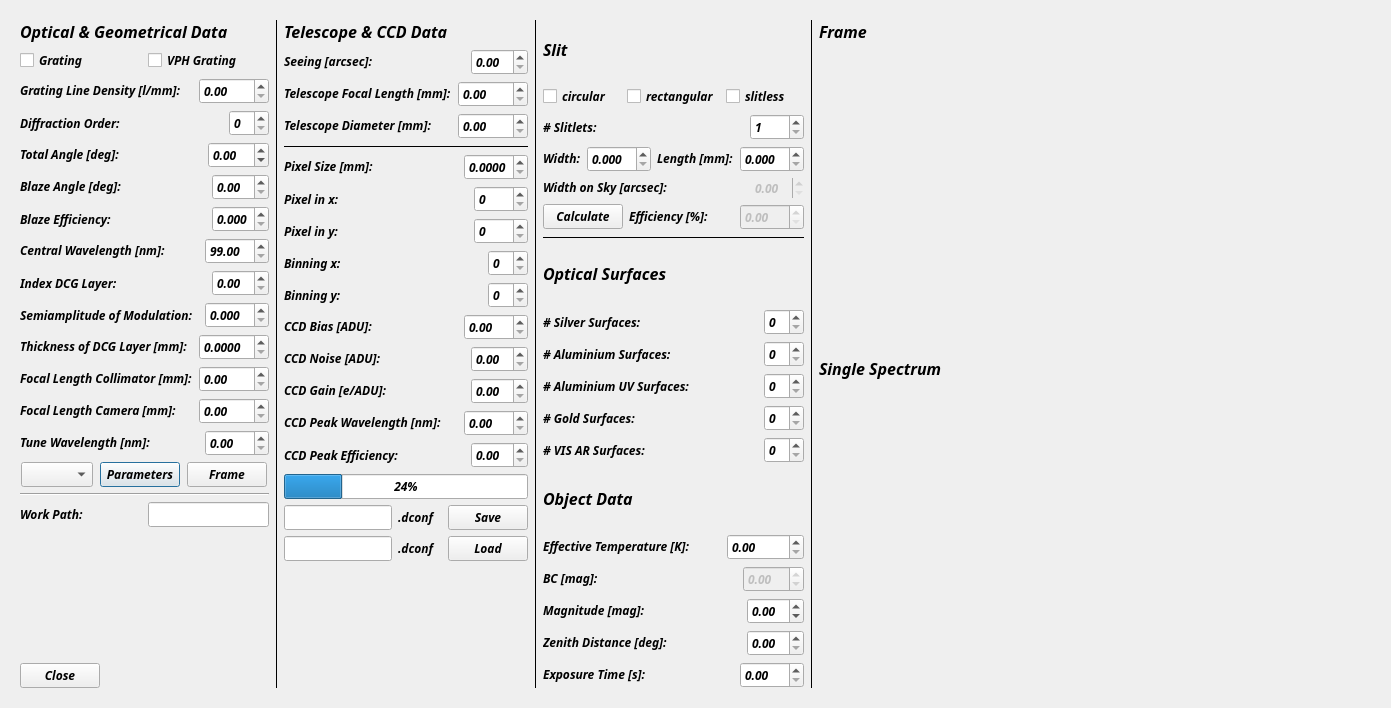
<?xml version="1.0" encoding="UTF-8"?>
<ui version="4.0">
 <class>threed</class>
 <widget class="QDialog" name="threed">
  <property name="geometry">
   <rect>
    <x>0</x>
    <y>0</y>
    <width>1391</width>
    <height>708</height>
   </rect>
  </property>
  <property name="sizePolicy">
   <sizepolicy hsizetype="MinimumExpanding" vsizetype="MinimumExpanding">
    <horstretch>0</horstretch>
    <verstretch>0</verstretch>
   </sizepolicy>
  </property>
  <property name="font">
   <font>
    <family>Ubuntu Mono</family>
    <weight>75</weight>
    <italic>true</italic>
    <bold>true</bold>
   </font>
  </property>
  <property name="mouseTracking">
   <bool>false</bool>
  </property>
  <property name="focusPolicy">
   <enum>Qt::NoFocus</enum>
  </property>
  <property name="windowTitle">
   <string>Dialog</string>
  </property>
  <property name="autoFillBackground">
   <bool>false</bool>
  </property>
  <property name="styleSheet">
   <string notr="true"/>
  </property>
  <property name="sizeGripEnabled">
   <bool>false</bool>
  </property>
  <layout class="QGridLayout" name="gridLayout">
   <item row="0" column="0">
    <widget class="QScrollArea" name="scrollArea">
     <property name="frameShape">
      <enum>QFrame::NoFrame</enum>
     </property>
     <property name="widgetResizable">
      <bool>true</bool>
     </property>
     <widget class="QWidget" name="scrollAreaWidgetContents">
      <property name="geometry">
       <rect>
        <x>0</x>
        <y>0</y>
        <width>1705</width>
        <height>721</height>
       </rect>
      </property>
      <layout class="QHBoxLayout" name="horizontalLayout_43">
       <item>
        <layout class="QVBoxLayout" name="verticalLayout">
         <item>
          <widget class="QLabel" name="label">
           <property name="text">
            <string>&lt;html&gt;&lt;head/&gt;&lt;body&gt;&lt;p&gt;&lt;span style=&quot; font-size:12pt; font-weight:600;&quot;&gt;Optical &amp;amp; Geometrical Data&lt;/span&gt;&lt;/p&gt;&lt;/body&gt;&lt;/html&gt;</string>
           </property>
          </widget>
         </item>
         <item>
          <layout class="QHBoxLayout" name="horizontalLayout">
           <item>
            <widget class="QCheckBox" name="checkBox">
             <property name="text">
              <string>Grating</string>
             </property>
            </widget>
           </item>
           <item>
            <widget class="QCheckBox" name="checkBox_2">
             <property name="text">
              <string>VPH Grating</string>
             </property>
            </widget>
           </item>
          </layout>
         </item>
         <item>
          <layout class="QHBoxLayout" name="horizontalLayout_2">
           <item>
            <widget class="QLabel" name="label_2">
             <property name="text">
              <string>&lt;html&gt;&lt;head/&gt;&lt;body&gt;&lt;p&gt;Grating Line Density [l/mm]:&lt;/p&gt;&lt;/body&gt;&lt;/html&gt;</string>
             </property>
            </widget>
           </item>
           <item>
            <widget class="QDoubleSpinBox" name="doubleSpinBox">
             <property name="sizePolicy">
              <sizepolicy hsizetype="Maximum" vsizetype="Fixed">
               <horstretch>0</horstretch>
               <verstretch>0</verstretch>
              </sizepolicy>
             </property>
             <property name="maximum">
              <double>9999.989999999999782</double>
             </property>
            </widget>
           </item>
          </layout>
         </item>
         <item>
          <layout class="QHBoxLayout" name="horizontalLayout_3">
           <item>
            <widget class="QLabel" name="label_3">
             <property name="text">
              <string>Diffraction Order:</string>
             </property>
            </widget>
           </item>
           <item>
            <widget class="QSpinBox" name="spinBox">
             <property name="sizePolicy">
              <sizepolicy hsizetype="Maximum" vsizetype="Fixed">
               <horstretch>0</horstretch>
               <verstretch>0</verstretch>
              </sizepolicy>
             </property>
            </widget>
           </item>
          </layout>
         </item>
         <item>
          <layout class="QHBoxLayout" name="horizontalLayout_7">
           <item>
            <widget class="QLabel" name="label_7">
             <property name="text">
              <string>&lt;html&gt;&lt;head/&gt;&lt;body&gt;&lt;p&gt;Total Angle [deg]:&lt;/p&gt;&lt;/body&gt;&lt;/html&gt;</string>
             </property>
            </widget>
           </item>
           <item>
            <widget class="QDoubleSpinBox" name="doubleSpinBox_5">
             <property name="sizePolicy">
              <sizepolicy hsizetype="Maximum" vsizetype="Fixed">
               <horstretch>0</horstretch>
               <verstretch>0</verstretch>
              </sizepolicy>
             </property>
             <property name="minimum">
              <double>-90.000000000000000</double>
             </property>
             <property name="maximum">
              <double>90.000000000000000</double>
             </property>
            </widget>
           </item>
          </layout>
         </item>
         <item>
          <layout class="QHBoxLayout" name="horizontalLayout_4">
           <item>
            <widget class="QLabel" name="label_4">
             <property name="text">
              <string>&lt;html&gt;&lt;head/&gt;&lt;body&gt;&lt;p&gt;Blaze Angle [deg]:&lt;/p&gt;&lt;/body&gt;&lt;/html&gt;</string>
             </property>
            </widget>
           </item>
           <item>
            <widget class="QDoubleSpinBox" name="doubleSpinBox_2">
             <property name="sizePolicy">
              <sizepolicy hsizetype="Maximum" vsizetype="Fixed">
               <horstretch>0</horstretch>
               <verstretch>0</verstretch>
              </sizepolicy>
             </property>
            </widget>
           </item>
          </layout>
         </item>
         <item>
          <layout class="QHBoxLayout" name="horizontalLayout_5">
           <item>
            <widget class="QLabel" name="label_5">
             <property name="text">
              <string>Blaze Efficiency:</string>
             </property>
            </widget>
           </item>
           <item>
            <widget class="QDoubleSpinBox" name="doubleSpinBox_3">
             <property name="sizePolicy">
              <sizepolicy hsizetype="Maximum" vsizetype="Fixed">
               <horstretch>0</horstretch>
               <verstretch>0</verstretch>
              </sizepolicy>
             </property>
             <property name="decimals">
              <number>3</number>
             </property>
             <property name="maximum">
              <double>1.000000000000000</double>
             </property>
            </widget>
           </item>
          </layout>
         </item>
         <item>
          <layout class="QHBoxLayout" name="horizontalLayout_6">
           <item>
            <widget class="QLabel" name="label_6">
             <property name="text">
              <string>&lt;html&gt;&lt;head/&gt;&lt;body&gt;&lt;p&gt;Central Wavelength [nm]:&lt;/p&gt;&lt;/body&gt;&lt;/html&gt;</string>
             </property>
            </widget>
           </item>
           <item>
            <widget class="QDoubleSpinBox" name="doubleSpinBox_4">
             <property name="sizePolicy">
              <sizepolicy hsizetype="Maximum" vsizetype="Fixed">
               <horstretch>0</horstretch>
               <verstretch>0</verstretch>
              </sizepolicy>
             </property>
             <property name="minimum">
              <double>99.000000000000000</double>
             </property>
             <property name="maximum">
              <double>999.990000000000009</double>
             </property>
            </widget>
           </item>
          </layout>
         </item>
         <item>
          <layout class="QHBoxLayout" name="horizontalLayout_8">
           <item>
            <widget class="QLabel" name="label_8">
             <property name="text">
              <string>Index DCG Layer:</string>
             </property>
            </widget>
           </item>
           <item>
            <widget class="QDoubleSpinBox" name="doubleSpinBox_6">
             <property name="sizePolicy">
              <sizepolicy hsizetype="Maximum" vsizetype="Fixed">
               <horstretch>0</horstretch>
               <verstretch>0</verstretch>
              </sizepolicy>
             </property>
            </widget>
           </item>
          </layout>
         </item>
         <item>
          <layout class="QHBoxLayout" name="horizontalLayout_9">
           <item>
            <widget class="QLabel" name="label_9">
             <property name="text">
              <string>Semiamplitude of Modulation:</string>
             </property>
            </widget>
           </item>
           <item>
            <widget class="QDoubleSpinBox" name="doubleSpinBox_7">
             <property name="sizePolicy">
              <sizepolicy hsizetype="Maximum" vsizetype="Fixed">
               <horstretch>0</horstretch>
               <verstretch>0</verstretch>
              </sizepolicy>
             </property>
             <property name="decimals">
              <number>3</number>
             </property>
            </widget>
           </item>
          </layout>
         </item>
         <item>
          <layout class="QHBoxLayout" name="horizontalLayout_10">
           <item>
            <widget class="QLabel" name="label_10">
             <property name="text">
              <string>&lt;html&gt;&lt;head/&gt;&lt;body&gt;&lt;p&gt;Thickness of DCG Layer [mm]:&lt;/p&gt;&lt;/body&gt;&lt;/html&gt;</string>
             </property>
            </widget>
           </item>
           <item>
            <widget class="QDoubleSpinBox" name="doubleSpinBox_8">
             <property name="sizePolicy">
              <sizepolicy hsizetype="Maximum" vsizetype="Fixed">
               <horstretch>0</horstretch>
               <verstretch>0</verstretch>
              </sizepolicy>
             </property>
             <property name="decimals">
              <number>4</number>
             </property>
            </widget>
           </item>
          </layout>
         </item>
         <item>
          <layout class="QHBoxLayout" name="horizontalLayout_11">
           <item>
            <widget class="QLabel" name="label_11">
             <property name="text">
              <string>&lt;html&gt;&lt;head/&gt;&lt;body&gt;&lt;p&gt;Focal Length Collimator [mm]:&lt;/p&gt;&lt;/body&gt;&lt;/html&gt;</string>
             </property>
            </widget>
           </item>
           <item>
            <widget class="QDoubleSpinBox" name="doubleSpinBox_9">
             <property name="sizePolicy">
              <sizepolicy hsizetype="Maximum" vsizetype="Fixed">
               <horstretch>0</horstretch>
               <verstretch>0</verstretch>
              </sizepolicy>
             </property>
             <property name="maximum">
              <double>9999.989999999999782</double>
             </property>
            </widget>
           </item>
          </layout>
         </item>
         <item>
          <layout class="QHBoxLayout" name="horizontalLayout_12">
           <item>
            <widget class="QLabel" name="label_12">
             <property name="text">
              <string>&lt;html&gt;&lt;head/&gt;&lt;body&gt;&lt;p&gt;Focal Length Camera [mm]:&lt;/p&gt;&lt;/body&gt;&lt;/html&gt;</string>
             </property>
            </widget>
           </item>
           <item>
            <widget class="QDoubleSpinBox" name="doubleSpinBox_10">
             <property name="sizePolicy">
              <sizepolicy hsizetype="Maximum" vsizetype="Fixed">
               <horstretch>0</horstretch>
               <verstretch>0</verstretch>
              </sizepolicy>
             </property>
             <property name="maximum">
              <double>9999.989999999999782</double>
             </property>
            </widget>
           </item>
          </layout>
         </item>
         <item>
          <layout class="QHBoxLayout" name="horizontalLayout_41">
           <item>
            <widget class="QLabel" name="label_45">
             <property name="text">
              <string>&lt;html&gt;&lt;head/&gt;&lt;body&gt;&lt;p&gt;Tune Wavelength [nm]:&lt;/p&gt;&lt;/body&gt;&lt;/html&gt;</string>
             </property>
            </widget>
           </item>
           <item>
            <widget class="QDoubleSpinBox" name="doubleSpinBox_29">
             <property name="sizePolicy">
              <sizepolicy hsizetype="Maximum" vsizetype="Fixed">
               <horstretch>0</horstretch>
               <verstretch>0</verstretch>
              </sizepolicy>
             </property>
             <property name="maximum">
              <double>999.990000000000009</double>
             </property>
            </widget>
           </item>
          </layout>
         </item>
         <item>
          <layout class="QHBoxLayout" name="horizontalLayout_42">
           <item>
            <widget class="QComboBox" name="comboBox">
             <property name="sizePolicy">
              <sizepolicy hsizetype="Maximum" vsizetype="Fixed">
               <horstretch>0</horstretch>
               <verstretch>0</verstretch>
              </sizepolicy>
             </property>
            </widget>
           </item>
           <item>
            <widget class="QPushButton" name="pushButton_3">
             <property name="sizePolicy">
              <sizepolicy hsizetype="Maximum" vsizetype="Fixed">
               <horstretch>0</horstretch>
               <verstretch>0</verstretch>
              </sizepolicy>
             </property>
             <property name="text">
              <string>Parameters</string>
             </property>
            </widget>
           </item>
           <item>
            <widget class="QPushButton" name="pushButton_4">
             <property name="sizePolicy">
              <sizepolicy hsizetype="Maximum" vsizetype="Fixed">
               <horstretch>0</horstretch>
               <verstretch>0</verstretch>
              </sizepolicy>
             </property>
             <property name="text">
              <string>Frame</string>
             </property>
            </widget>
           </item>
          </layout>
         </item>
         <item>
          <widget class="Line" name="line_6">
           <property name="orientation">
            <enum>Qt::Horizontal</enum>
           </property>
          </widget>
         </item>
         <item>
          <layout class="QHBoxLayout" name="horizontalLayout_46">
           <item>
            <widget class="QLabel" name="label_50">
             <property name="text">
              <string>Work Path:</string>
             </property>
            </widget>
           </item>
           <item>
            <widget class="QLineEdit" name="lineEdit_3">
             <property name="sizePolicy">
              <sizepolicy hsizetype="Preferred" vsizetype="Fixed">
               <horstretch>0</horstretch>
               <verstretch>0</verstretch>
              </sizepolicy>
             </property>
            </widget>
           </item>
          </layout>
         </item>
         <item>
          <spacer name="verticalSpacer_2">
           <property name="orientation">
            <enum>Qt::Vertical</enum>
           </property>
           <property name="sizeHint" stdset="0">
            <size>
             <width>20</width>
             <height>40</height>
            </size>
           </property>
          </spacer>
         </item>
         <item>
          <widget class="QPushButton" name="pushButton">
           <property name="sizePolicy">
            <sizepolicy hsizetype="Maximum" vsizetype="Fixed">
             <horstretch>0</horstretch>
             <verstretch>0</verstretch>
            </sizepolicy>
           </property>
           <property name="text">
            <string>Close</string>
           </property>
          </widget>
         </item>
        </layout>
       </item>
       <item>
        <widget class="Line" name="line">
         <property name="frameShadow">
          <enum>QFrame::Plain</enum>
         </property>
         <property name="orientation">
          <enum>Qt::Vertical</enum>
         </property>
        </widget>
       </item>
       <item>
        <layout class="QVBoxLayout" name="verticalLayout_2">
         <item>
          <widget class="QLabel" name="label_13">
           <property name="text">
            <string>&lt;html&gt;&lt;head/&gt;&lt;body&gt;&lt;p&gt;&lt;span style=&quot; font-size:12pt; font-weight:600;&quot;&gt;Telescope &amp;amp; CCD Data&lt;/span&gt;&lt;/p&gt;&lt;/body&gt;&lt;/html&gt;</string>
           </property>
          </widget>
         </item>
         <item>
          <layout class="QHBoxLayout" name="horizontalLayout_13">
           <item>
            <widget class="QLabel" name="label_14">
             <property name="text">
              <string>&lt;html&gt;&lt;head/&gt;&lt;body&gt;&lt;p&gt;Seeing [arcsec]:&lt;/p&gt;&lt;/body&gt;&lt;/html&gt;</string>
             </property>
            </widget>
           </item>
           <item>
            <widget class="QDoubleSpinBox" name="doubleSpinBox_11">
             <property name="sizePolicy">
              <sizepolicy hsizetype="Maximum" vsizetype="Fixed">
               <horstretch>0</horstretch>
               <verstretch>0</verstretch>
              </sizepolicy>
             </property>
            </widget>
           </item>
          </layout>
         </item>
         <item>
          <layout class="QHBoxLayout" name="horizontalLayout_14">
           <item>
            <widget class="QLabel" name="label_15">
             <property name="text">
              <string>&lt;html&gt;&lt;head/&gt;&lt;body&gt;&lt;p&gt;Telescope Focal Length [mm]:&lt;/p&gt;&lt;/body&gt;&lt;/html&gt;</string>
             </property>
            </widget>
           </item>
           <item>
            <widget class="QDoubleSpinBox" name="doubleSpinBox_12">
             <property name="sizePolicy">
              <sizepolicy hsizetype="Maximum" vsizetype="Fixed">
               <horstretch>0</horstretch>
               <verstretch>0</verstretch>
              </sizepolicy>
             </property>
             <property name="maximum">
              <double>9999.989999999999782</double>
             </property>
            </widget>
           </item>
          </layout>
         </item>
         <item>
          <layout class="QHBoxLayout" name="horizontalLayout_15">
           <item>
            <widget class="QLabel" name="label_16">
             <property name="text">
              <string>&lt;html&gt;&lt;head/&gt;&lt;body&gt;&lt;p&gt;Telescope Diameter [mm]:&lt;/p&gt;&lt;/body&gt;&lt;/html&gt;</string>
             </property>
            </widget>
           </item>
           <item>
            <widget class="QDoubleSpinBox" name="doubleSpinBox_13">
             <property name="sizePolicy">
              <sizepolicy hsizetype="Maximum" vsizetype="Fixed">
               <horstretch>0</horstretch>
               <verstretch>0</verstretch>
              </sizepolicy>
             </property>
             <property name="maximum">
              <double>9009.989999999999782</double>
             </property>
            </widget>
           </item>
          </layout>
         </item>
         <item>
          <widget class="Line" name="line_2">
           <property name="frameShadow">
            <enum>QFrame::Plain</enum>
           </property>
           <property name="orientation">
            <enum>Qt::Horizontal</enum>
           </property>
          </widget>
         </item>
         <item>
          <layout class="QHBoxLayout" name="horizontalLayout_16">
           <item>
            <widget class="QLabel" name="label_17">
             <property name="text">
              <string>&lt;html&gt;&lt;head/&gt;&lt;body&gt;&lt;p&gt;Pixel Size [mm]:&lt;/p&gt;&lt;/body&gt;&lt;/html&gt;</string>
             </property>
            </widget>
           </item>
           <item>
            <widget class="QDoubleSpinBox" name="doubleSpinBox_14">
             <property name="sizePolicy">
              <sizepolicy hsizetype="Maximum" vsizetype="Fixed">
               <horstretch>0</horstretch>
               <verstretch>0</verstretch>
              </sizepolicy>
             </property>
             <property name="decimals">
              <number>4</number>
             </property>
             <property name="maximum">
              <double>9.990000000000000</double>
             </property>
            </widget>
           </item>
          </layout>
         </item>
         <item>
          <layout class="QHBoxLayout" name="horizontalLayout_17">
           <item>
            <widget class="QLabel" name="label_18">
             <property name="text">
              <string>Pixel in x:</string>
             </property>
            </widget>
           </item>
           <item>
            <widget class="QSpinBox" name="spinBox_2">
             <property name="sizePolicy">
              <sizepolicy hsizetype="Maximum" vsizetype="Fixed">
               <horstretch>0</horstretch>
               <verstretch>0</verstretch>
              </sizepolicy>
             </property>
             <property name="maximum">
              <number>9999</number>
             </property>
            </widget>
           </item>
          </layout>
         </item>
         <item>
          <layout class="QHBoxLayout" name="horizontalLayout_18">
           <item>
            <widget class="QLabel" name="label_19">
             <property name="text">
              <string>Pixel in y:</string>
             </property>
            </widget>
           </item>
           <item>
            <widget class="QSpinBox" name="spinBox_3">
             <property name="sizePolicy">
              <sizepolicy hsizetype="Maximum" vsizetype="Fixed">
               <horstretch>0</horstretch>
               <verstretch>0</verstretch>
              </sizepolicy>
             </property>
             <property name="maximum">
              <number>9999</number>
             </property>
            </widget>
           </item>
          </layout>
         </item>
         <item>
          <layout class="QHBoxLayout" name="horizontalLayout_19">
           <item>
            <widget class="QLabel" name="label_20">
             <property name="text">
              <string>Binning x:</string>
             </property>
            </widget>
           </item>
           <item>
            <widget class="QSpinBox" name="spinBox_4">
             <property name="sizePolicy">
              <sizepolicy hsizetype="Maximum" vsizetype="Fixed">
               <horstretch>0</horstretch>
               <verstretch>0</verstretch>
              </sizepolicy>
             </property>
            </widget>
           </item>
          </layout>
         </item>
         <item>
          <layout class="QHBoxLayout" name="horizontalLayout_20">
           <item>
            <widget class="QLabel" name="label_21">
             <property name="text">
              <string>Binning y:</string>
             </property>
            </widget>
           </item>
           <item>
            <widget class="QSpinBox" name="spinBox_5">
             <property name="sizePolicy">
              <sizepolicy hsizetype="Maximum" vsizetype="Fixed">
               <horstretch>0</horstretch>
               <verstretch>0</verstretch>
              </sizepolicy>
             </property>
            </widget>
           </item>
          </layout>
         </item>
         <item>
          <layout class="QHBoxLayout" name="horizontalLayout_21">
           <item>
            <widget class="QLabel" name="label_22">
             <property name="text">
              <string>&lt;html&gt;&lt;head/&gt;&lt;body&gt;&lt;p&gt;CCD Bias [ADU]:&lt;/p&gt;&lt;/body&gt;&lt;/html&gt;</string>
             </property>
            </widget>
           </item>
           <item>
            <widget class="QDoubleSpinBox" name="doubleSpinBox_15">
             <property name="sizePolicy">
              <sizepolicy hsizetype="Maximum" vsizetype="Fixed">
               <horstretch>0</horstretch>
               <verstretch>0</verstretch>
              </sizepolicy>
             </property>
             <property name="maximum">
              <double>999.990000000000009</double>
             </property>
            </widget>
           </item>
          </layout>
         </item>
         <item>
          <layout class="QHBoxLayout" name="horizontalLayout_22">
           <item>
            <widget class="QLabel" name="label_23">
             <property name="text">
              <string>&lt;html&gt;&lt;head/&gt;&lt;body&gt;&lt;p&gt;CCD Noise [ADU]:&lt;/p&gt;&lt;/body&gt;&lt;/html&gt;</string>
             </property>
            </widget>
           </item>
           <item>
            <widget class="QDoubleSpinBox" name="doubleSpinBox_16">
             <property name="sizePolicy">
              <sizepolicy hsizetype="Maximum" vsizetype="Fixed">
               <horstretch>0</horstretch>
               <verstretch>0</verstretch>
              </sizepolicy>
             </property>
            </widget>
           </item>
          </layout>
         </item>
         <item>
          <layout class="QHBoxLayout" name="horizontalLayout_23">
           <item>
            <widget class="QLabel" name="label_24">
             <property name="text">
              <string>&lt;html&gt;&lt;head/&gt;&lt;body&gt;&lt;p&gt;CCD Gain [e/ADU]:&lt;/p&gt;&lt;/body&gt;&lt;/html&gt;</string>
             </property>
            </widget>
           </item>
           <item>
            <widget class="QDoubleSpinBox" name="doubleSpinBox_17">
             <property name="sizePolicy">
              <sizepolicy hsizetype="Maximum" vsizetype="Fixed">
               <horstretch>0</horstretch>
               <verstretch>0</verstretch>
              </sizepolicy>
             </property>
            </widget>
           </item>
          </layout>
         </item>
         <item>
          <layout class="QHBoxLayout" name="horizontalLayout_24">
           <item>
            <widget class="QLabel" name="label_25">
             <property name="text">
              <string>&lt;html&gt;&lt;head/&gt;&lt;body&gt;&lt;p&gt;CCD Peak Wavelength [nm]:&lt;/p&gt;&lt;/body&gt;&lt;/html&gt;</string>
             </property>
            </widget>
           </item>
           <item>
            <widget class="QDoubleSpinBox" name="doubleSpinBox_18">
             <property name="sizePolicy">
              <sizepolicy hsizetype="Maximum" vsizetype="Fixed">
               <horstretch>0</horstretch>
               <verstretch>0</verstretch>
              </sizepolicy>
             </property>
             <property name="maximum">
              <double>999.990000000000009</double>
             </property>
            </widget>
           </item>
          </layout>
         </item>
         <item>
          <layout class="QHBoxLayout" name="horizontalLayout_25">
           <item>
            <widget class="QLabel" name="label_26">
             <property name="text">
              <string>CCD Peak Efficiency:</string>
             </property>
            </widget>
           </item>
           <item>
            <widget class="QDoubleSpinBox" name="doubleSpinBox_19">
             <property name="sizePolicy">
              <sizepolicy hsizetype="Maximum" vsizetype="Fixed">
               <horstretch>0</horstretch>
               <verstretch>0</verstretch>
              </sizepolicy>
             </property>
            </widget>
           </item>
          </layout>
         </item>
         <item>
          <widget class="QProgressBar" name="progressBar">
           <property name="sizePolicy">
            <sizepolicy hsizetype="Preferred" vsizetype="Fixed">
             <horstretch>0</horstretch>
             <verstretch>0</verstretch>
            </sizepolicy>
           </property>
           <property name="value">
            <number>24</number>
           </property>
          </widget>
         </item>
         <item>
          <layout class="QHBoxLayout" name="horizontalLayout_44">
           <item>
            <widget class="QLineEdit" name="lineEdit">
             <property name="sizePolicy">
              <sizepolicy hsizetype="Maximum" vsizetype="Fixed">
               <horstretch>0</horstretch>
               <verstretch>0</verstretch>
              </sizepolicy>
             </property>
            </widget>
           </item>
           <item>
            <widget class="QLabel" name="label_48">
             <property name="text">
              <string>.dconf</string>
             </property>
            </widget>
           </item>
           <item>
            <widget class="QPushButton" name="pushButton_5">
             <property name="sizePolicy">
              <sizepolicy hsizetype="Maximum" vsizetype="Fixed">
               <horstretch>0</horstretch>
               <verstretch>0</verstretch>
              </sizepolicy>
             </property>
             <property name="text">
              <string>Save</string>
             </property>
            </widget>
           </item>
          </layout>
         </item>
         <item>
          <layout class="QHBoxLayout" name="horizontalLayout_45">
           <item>
            <widget class="QLineEdit" name="lineEdit_2">
             <property name="sizePolicy">
              <sizepolicy hsizetype="Maximum" vsizetype="Fixed">
               <horstretch>0</horstretch>
               <verstretch>0</verstretch>
              </sizepolicy>
             </property>
            </widget>
           </item>
           <item>
            <widget class="QLabel" name="label_49">
             <property name="text">
              <string>.dconf</string>
             </property>
            </widget>
           </item>
           <item>
            <widget class="QPushButton" name="pushButton_6">
             <property name="sizePolicy">
              <sizepolicy hsizetype="Maximum" vsizetype="Fixed">
               <horstretch>0</horstretch>
               <verstretch>0</verstretch>
              </sizepolicy>
             </property>
             <property name="text">
              <string>Load</string>
             </property>
            </widget>
           </item>
          </layout>
         </item>
         <item>
          <spacer name="verticalSpacer">
           <property name="orientation">
            <enum>Qt::Vertical</enum>
           </property>
           <property name="sizeHint" stdset="0">
            <size>
             <width>20</width>
             <height>40</height>
            </size>
           </property>
          </spacer>
         </item>
        </layout>
       </item>
       <item>
        <widget class="Line" name="line_3">
         <property name="frameShadow">
          <enum>QFrame::Plain</enum>
         </property>
         <property name="orientation">
          <enum>Qt::Vertical</enum>
         </property>
        </widget>
       </item>
       <item>
        <layout class="QVBoxLayout" name="verticalLayout_3">
         <item>
          <widget class="QLabel" name="label_27">
           <property name="text">
            <string>&lt;html&gt;&lt;head/&gt;&lt;body&gt;&lt;p&gt;&lt;span style=&quot; font-size:12pt; font-weight:600;&quot;&gt;Slit&lt;/span&gt;&lt;/p&gt;&lt;/body&gt;&lt;/html&gt;</string>
           </property>
          </widget>
         </item>
         <item>
          <layout class="QHBoxLayout" name="horizontalLayout_26">
           <item>
            <widget class="QCheckBox" name="checkBox_3">
             <property name="text">
              <string>circular</string>
             </property>
            </widget>
           </item>
           <item>
            <widget class="QCheckBox" name="checkBox_4">
             <property name="text">
              <string>rectangular</string>
             </property>
            </widget>
           </item>
           <item>
            <widget class="QCheckBox" name="checkBox_5">
             <property name="text">
              <string>slitless</string>
             </property>
            </widget>
           </item>
          </layout>
         </item>
         <item>
          <layout class="QHBoxLayout" name="horizontalLayout_27">
           <item>
            <widget class="QLabel" name="label_28">
             <property name="text">
              <string># Slitlets:</string>
             </property>
            </widget>
           </item>
           <item>
            <widget class="QSpinBox" name="spinBox_6">
             <property name="sizePolicy">
              <sizepolicy hsizetype="Maximum" vsizetype="Fixed">
               <horstretch>0</horstretch>
               <verstretch>0</verstretch>
              </sizepolicy>
             </property>
             <property name="minimum">
              <number>1</number>
             </property>
             <property name="maximum">
              <number>9999</number>
             </property>
            </widget>
           </item>
          </layout>
         </item>
         <item>
          <layout class="QHBoxLayout" name="horizontalLayout_28">
           <item>
            <widget class="QLabel" name="label_29">
             <property name="text">
              <string>&lt;html&gt;&lt;head/&gt;&lt;body&gt;&lt;p&gt;Width:&lt;/p&gt;&lt;/body&gt;&lt;/html&gt;</string>
             </property>
            </widget>
           </item>
           <item>
            <widget class="QDoubleSpinBox" name="doubleSpinBox_20">
             <property name="sizePolicy">
              <sizepolicy hsizetype="Maximum" vsizetype="Fixed">
               <horstretch>0</horstretch>
               <verstretch>0</verstretch>
              </sizepolicy>
             </property>
             <property name="decimals">
              <number>3</number>
             </property>
            </widget>
           </item>
           <item>
            <widget class="QLabel" name="label_30">
             <property name="text">
              <string>&lt;html&gt;&lt;head/&gt;&lt;body&gt;&lt;p&gt;Length [mm]:&lt;/p&gt;&lt;/body&gt;&lt;/html&gt;</string>
             </property>
            </widget>
           </item>
           <item>
            <widget class="QDoubleSpinBox" name="doubleSpinBox_21">
             <property name="sizePolicy">
              <sizepolicy hsizetype="Maximum" vsizetype="Fixed">
               <horstretch>0</horstretch>
               <verstretch>0</verstretch>
              </sizepolicy>
             </property>
             <property name="decimals">
              <number>3</number>
             </property>
            </widget>
           </item>
          </layout>
         </item>
         <item>
          <layout class="QHBoxLayout" name="horizontalLayout_30">
           <item>
            <widget class="QLabel" name="label_32">
             <property name="text">
              <string>&lt;html&gt;&lt;head/&gt;&lt;body&gt;&lt;p&gt;Width on Sky [arcsec]:&lt;/p&gt;&lt;/body&gt;&lt;/html&gt;</string>
             </property>
            </widget>
           </item>
           <item>
            <widget class="QDoubleSpinBox" name="doubleSpinBox_23">
             <property name="enabled">
              <bool>false</bool>
             </property>
             <property name="sizePolicy">
              <sizepolicy hsizetype="Maximum" vsizetype="Fixed">
               <horstretch>0</horstretch>
               <verstretch>0</verstretch>
              </sizepolicy>
             </property>
             <property name="frame">
              <bool>false</bool>
             </property>
             <property name="keyboardTracking">
              <bool>true</bool>
             </property>
            </widget>
           </item>
          </layout>
         </item>
         <item>
          <layout class="QHBoxLayout" name="horizontalLayout_29">
           <item>
            <widget class="QPushButton" name="pushButton_2">
             <property name="sizePolicy">
              <sizepolicy hsizetype="Maximum" vsizetype="Fixed">
               <horstretch>0</horstretch>
               <verstretch>0</verstretch>
              </sizepolicy>
             </property>
             <property name="text">
              <string>Calculate</string>
             </property>
            </widget>
           </item>
           <item>
            <widget class="QLabel" name="label_31">
             <property name="text">
              <string>&lt;html&gt;&lt;head/&gt;&lt;body&gt;&lt;p&gt;Efficiency [%]:&lt;/p&gt;&lt;/body&gt;&lt;/html&gt;</string>
             </property>
            </widget>
           </item>
           <item>
            <widget class="QDoubleSpinBox" name="doubleSpinBox_22">
             <property name="enabled">
              <bool>false</bool>
             </property>
             <property name="sizePolicy">
              <sizepolicy hsizetype="Maximum" vsizetype="Fixed">
               <horstretch>0</horstretch>
               <verstretch>0</verstretch>
              </sizepolicy>
             </property>
             <property name="decimals">
              <number>2</number>
             </property>
             <property name="maximum">
              <double>100.000000000000000</double>
             </property>
            </widget>
           </item>
          </layout>
         </item>
         <item>
          <widget class="Line" name="line_4">
           <property name="frameShadow">
            <enum>QFrame::Plain</enum>
           </property>
           <property name="orientation">
            <enum>Qt::Horizontal</enum>
           </property>
          </widget>
         </item>
         <item>
          <widget class="QLabel" name="label_33">
           <property name="text">
            <string>&lt;html&gt;&lt;head/&gt;&lt;body&gt;&lt;p&gt;&lt;span style=&quot; font-size:12pt; font-weight:600;&quot;&gt;Optical Surfaces&lt;/span&gt;&lt;/p&gt;&lt;/body&gt;&lt;/html&gt;</string>
           </property>
          </widget>
         </item>
         <item>
          <layout class="QHBoxLayout" name="horizontalLayout_31">
           <item>
            <widget class="QLabel" name="label_34">
             <property name="text">
              <string># Silver Surfaces:</string>
             </property>
            </widget>
           </item>
           <item>
            <widget class="QSpinBox" name="spinBox_7">
             <property name="sizePolicy">
              <sizepolicy hsizetype="Maximum" vsizetype="Fixed">
               <horstretch>0</horstretch>
               <verstretch>0</verstretch>
              </sizepolicy>
             </property>
            </widget>
           </item>
          </layout>
         </item>
         <item>
          <layout class="QHBoxLayout" name="horizontalLayout_32">
           <item>
            <widget class="QLabel" name="label_35">
             <property name="text">
              <string># Aluminium Surfaces:</string>
             </property>
            </widget>
           </item>
           <item>
            <widget class="QSpinBox" name="spinBox_8">
             <property name="sizePolicy">
              <sizepolicy hsizetype="Maximum" vsizetype="Fixed">
               <horstretch>0</horstretch>
               <verstretch>0</verstretch>
              </sizepolicy>
             </property>
            </widget>
           </item>
          </layout>
         </item>
         <item>
          <layout class="QHBoxLayout" name="horizontalLayout_33">
           <item>
            <widget class="QLabel" name="label_36">
             <property name="text">
              <string># Aluminium UV Surfaces:</string>
             </property>
            </widget>
           </item>
           <item>
            <widget class="QSpinBox" name="spinBox_9">
             <property name="sizePolicy">
              <sizepolicy hsizetype="Maximum" vsizetype="Fixed">
               <horstretch>0</horstretch>
               <verstretch>0</verstretch>
              </sizepolicy>
             </property>
            </widget>
           </item>
          </layout>
         </item>
         <item>
          <layout class="QHBoxLayout" name="horizontalLayout_34">
           <item>
            <widget class="QLabel" name="label_37">
             <property name="text">
              <string># Gold Surfaces:</string>
             </property>
            </widget>
           </item>
           <item>
            <widget class="QSpinBox" name="spinBox_10">
             <property name="sizePolicy">
              <sizepolicy hsizetype="Maximum" vsizetype="Fixed">
               <horstretch>0</horstretch>
               <verstretch>0</verstretch>
              </sizepolicy>
             </property>
            </widget>
           </item>
          </layout>
         </item>
         <item>
          <layout class="QHBoxLayout" name="horizontalLayout_35">
           <item>
            <widget class="QLabel" name="label_38">
             <property name="text">
              <string># VIS AR Surfaces:</string>
             </property>
            </widget>
           </item>
           <item>
            <widget class="QSpinBox" name="spinBox_11">
             <property name="sizePolicy">
              <sizepolicy hsizetype="Maximum" vsizetype="Fixed">
               <horstretch>0</horstretch>
               <verstretch>0</verstretch>
              </sizepolicy>
             </property>
            </widget>
           </item>
          </layout>
         </item>
         <item>
          <widget class="QLabel" name="label_39">
           <property name="text">
            <string>&lt;html&gt;&lt;head/&gt;&lt;body&gt;&lt;p&gt;&lt;span style=&quot; font-size:12pt; font-weight:600;&quot;&gt;Object Data&lt;/span&gt;&lt;/p&gt;&lt;/body&gt;&lt;/html&gt;</string>
           </property>
          </widget>
         </item>
         <item>
          <layout class="QHBoxLayout" name="horizontalLayout_36">
           <item>
            <widget class="QLabel" name="label_40">
             <property name="text">
              <string>&lt;html&gt;&lt;head/&gt;&lt;body&gt;&lt;p&gt;Effective Temperature [K]:&lt;/p&gt;&lt;/body&gt;&lt;/html&gt;</string>
             </property>
            </widget>
           </item>
           <item>
            <widget class="QDoubleSpinBox" name="doubleSpinBox_24">
             <property name="sizePolicy">
              <sizepolicy hsizetype="Maximum" vsizetype="Fixed">
               <horstretch>0</horstretch>
               <verstretch>0</verstretch>
              </sizepolicy>
             </property>
             <property name="maximum">
              <double>99990.990000000005239</double>
             </property>
            </widget>
           </item>
          </layout>
         </item>
         <item>
          <layout class="QHBoxLayout" name="horizontalLayout_37">
           <item>
            <widget class="QLabel" name="label_41">
             <property name="text">
              <string>&lt;html&gt;&lt;head/&gt;&lt;body&gt;&lt;p&gt;BC [mag]:&lt;/p&gt;&lt;/body&gt;&lt;/html&gt;</string>
             </property>
            </widget>
           </item>
           <item>
            <widget class="QDoubleSpinBox" name="doubleSpinBox_25">
             <property name="enabled">
              <bool>false</bool>
             </property>
             <property name="sizePolicy">
              <sizepolicy hsizetype="Maximum" vsizetype="Fixed">
               <horstretch>0</horstretch>
               <verstretch>0</verstretch>
              </sizepolicy>
             </property>
             <property name="minimum">
              <double>-99.000000000000000</double>
             </property>
            </widget>
           </item>
          </layout>
         </item>
         <item>
          <layout class="QHBoxLayout" name="horizontalLayout_38">
           <item>
            <widget class="QLabel" name="label_42">
             <property name="text">
              <string>&lt;html&gt;&lt;head/&gt;&lt;body&gt;&lt;p&gt;Magnitude [mag]:&lt;/p&gt;&lt;/body&gt;&lt;/html&gt;</string>
             </property>
            </widget>
           </item>
           <item>
            <widget class="QDoubleSpinBox" name="doubleSpinBox_26">
             <property name="sizePolicy">
              <sizepolicy hsizetype="Maximum" vsizetype="Fixed">
               <horstretch>0</horstretch>
               <verstretch>0</verstretch>
              </sizepolicy>
             </property>
             <property name="minimum">
              <double>-2.000000000000000</double>
             </property>
            </widget>
           </item>
          </layout>
         </item>
         <item>
          <layout class="QHBoxLayout" name="horizontalLayout_39">
           <item>
            <widget class="QLabel" name="label_43">
             <property name="text">
              <string>&lt;html&gt;&lt;head/&gt;&lt;body&gt;&lt;p&gt;Zenith Distance [deg]:&lt;/p&gt;&lt;/body&gt;&lt;/html&gt;</string>
             </property>
            </widget>
           </item>
           <item>
            <widget class="QDoubleSpinBox" name="doubleSpinBox_27">
             <property name="sizePolicy">
              <sizepolicy hsizetype="Maximum" vsizetype="Fixed">
               <horstretch>0</horstretch>
               <verstretch>0</verstretch>
              </sizepolicy>
             </property>
             <property name="maximum">
              <double>90.000000000000000</double>
             </property>
            </widget>
           </item>
          </layout>
         </item>
         <item>
          <layout class="QHBoxLayout" name="horizontalLayout_40">
           <item>
            <widget class="QLabel" name="label_44">
             <property name="text">
              <string>&lt;html&gt;&lt;head/&gt;&lt;body&gt;&lt;p&gt;Exposure Time [s]:&lt;/p&gt;&lt;/body&gt;&lt;/html&gt;</string>
             </property>
            </widget>
           </item>
           <item>
            <widget class="QDoubleSpinBox" name="doubleSpinBox_28">
             <property name="sizePolicy">
              <sizepolicy hsizetype="Maximum" vsizetype="Fixed">
               <horstretch>0</horstretch>
               <verstretch>0</verstretch>
              </sizepolicy>
             </property>
             <property name="maximum">
              <double>999.990000000000009</double>
             </property>
            </widget>
           </item>
          </layout>
         </item>
        </layout>
       </item>
       <item>
        <widget class="Line" name="line_5">
         <property name="frameShadow">
          <enum>QFrame::Plain</enum>
         </property>
         <property name="orientation">
          <enum>Qt::Vertical</enum>
         </property>
        </widget>
       </item>
       <item>
        <layout class="QVBoxLayout" name="verticalLayout_4">
         <item>
          <widget class="QLabel" name="label_46">
           <property name="text">
            <string>&lt;html&gt;&lt;head/&gt;&lt;body&gt;&lt;p&gt;&lt;span style=&quot; font-size:12pt; font-weight:600;&quot;&gt;Frame&lt;/span&gt;&lt;/p&gt;&lt;/body&gt;&lt;/html&gt;</string>
           </property>
          </widget>
         </item>
         <item>
          <widget class="QCustomPlot" name="customPlot" native="true">
           <property name="sizePolicy">
            <sizepolicy hsizetype="MinimumExpanding" vsizetype="MinimumExpanding">
             <horstretch>0</horstretch>
             <verstretch>0</verstretch>
            </sizepolicy>
           </property>
           <property name="minimumSize">
            <size>
             <width>400</width>
             <height>300</height>
            </size>
           </property>
          </widget>
         </item>
         <item>
          <widget class="QLabel" name="label_47">
           <property name="text">
            <string>&lt;html&gt;&lt;head/&gt;&lt;body&gt;&lt;p&gt;&lt;span style=&quot; font-size:12pt; font-weight:600;&quot;&gt;Single Spectrum&lt;/span&gt;&lt;/p&gt;&lt;/body&gt;&lt;/html&gt;</string>
           </property>
          </widget>
         </item>
         <item>
          <widget class="QCustomPlot" name="customPlot_2" native="true">
           <property name="sizePolicy">
            <sizepolicy hsizetype="MinimumExpanding" vsizetype="MinimumExpanding">
             <horstretch>0</horstretch>
             <verstretch>0</verstretch>
            </sizepolicy>
           </property>
           <property name="minimumSize">
            <size>
             <width>400</width>
             <height>300</height>
            </size>
           </property>
          </widget>
         </item>
        </layout>
       </item>
      </layout>
     </widget>
    </widget>
   </item>
  </layout>
 </widget>
 <customwidgets>
  <customwidget>
   <class>QCustomPlot</class>
   <extends>QWidget</extends>
   <header>qcustomplot.h</header>
   <container>1</container>
  </customwidget>
 </customwidgets>
 <resources/>
 <connections>
  <connection>
   <sender>pushButton</sender>
   <signal>clicked()</signal>
   <receiver>threed</receiver>
   <slot>close()</slot>
   <hints>
    <hint type="sourcelabel">
     <x>94</x>
     <y>601</y>
    </hint>
    <hint type="destinationlabel">
     <x>190</x>
     <y>364</y>
    </hint>
   </hints>
  </connection>
 </connections>
</ui>
